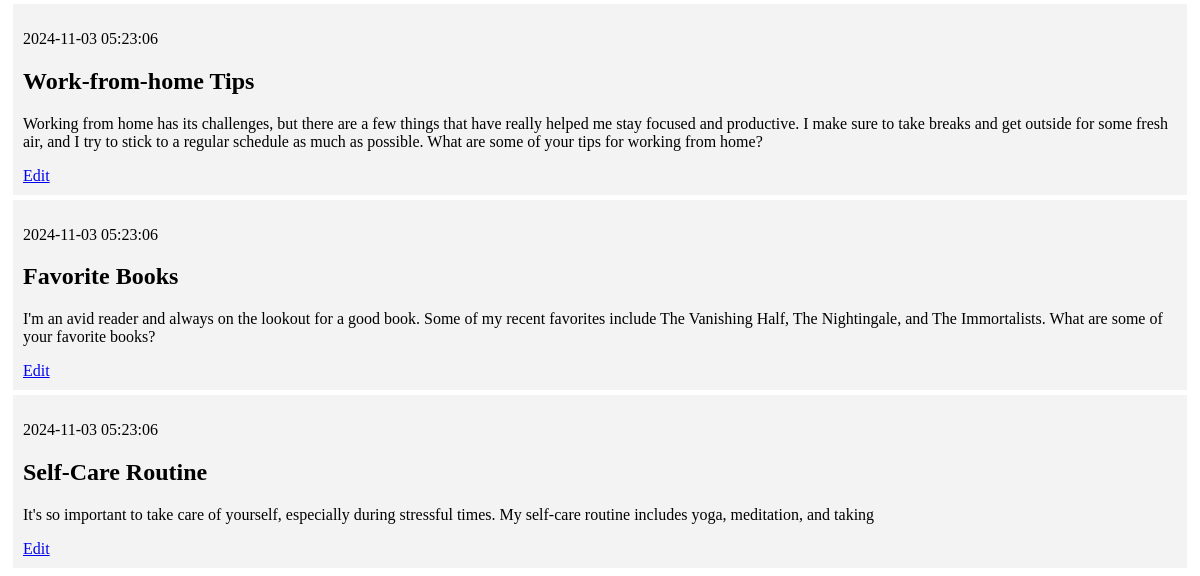
The app's page / (lower part), older data.
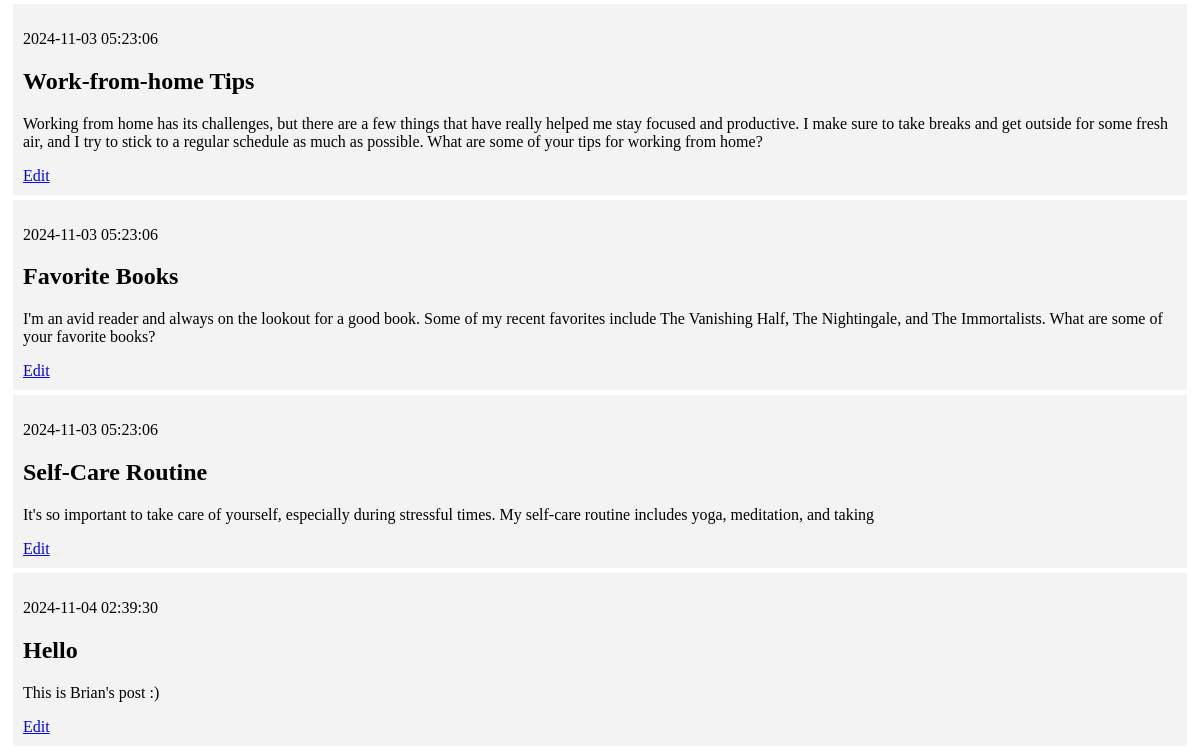
The same page, newer data.
### tables this page shows
CREATE TABLE posts (
    id INTEGER PRIMARY KEY AUTOINCREMENT,
    created TIMESTAMP NOT NULL DEFAULT CURRENT_TIMESTAMP,
    title TEXT NOT NULL,
    content TEXT NOT NULL
);

### app.py (the view)
@app.route('/')
def index():
    conn = get_db_connection()
    posts = conn.execute('SELECT * FROM posts').fetchall()
    conn.close()
    return render_template('index.html', posts=posts)

### app.py (called while the page is built)
def get_db_connection():
    conn = sqlite3.connect('database.db')
    conn.row_factory = sqlite3.Row
    return conn

### templates/index.html (shortened to what this page needs)
{% extends 'base.html' %}
{% block content %}
    {% for post in posts %}
        <div class='post'>
            <p>{{ post['created'] }}</p>
            <h2>{{ post['title'] }}</h2>
            <p>{{ post['content'] }}</p>
            <a href="{{ url_for('edit', id=post['id']) }}">Edit</a>
        </div>
    {% endfor %}
{% endblock %}

Row changes from the older to the newer data that the page shows:
added posts: created "2024-11-04 02:39:30", title "Hello", content "This is Brian's post :)"
